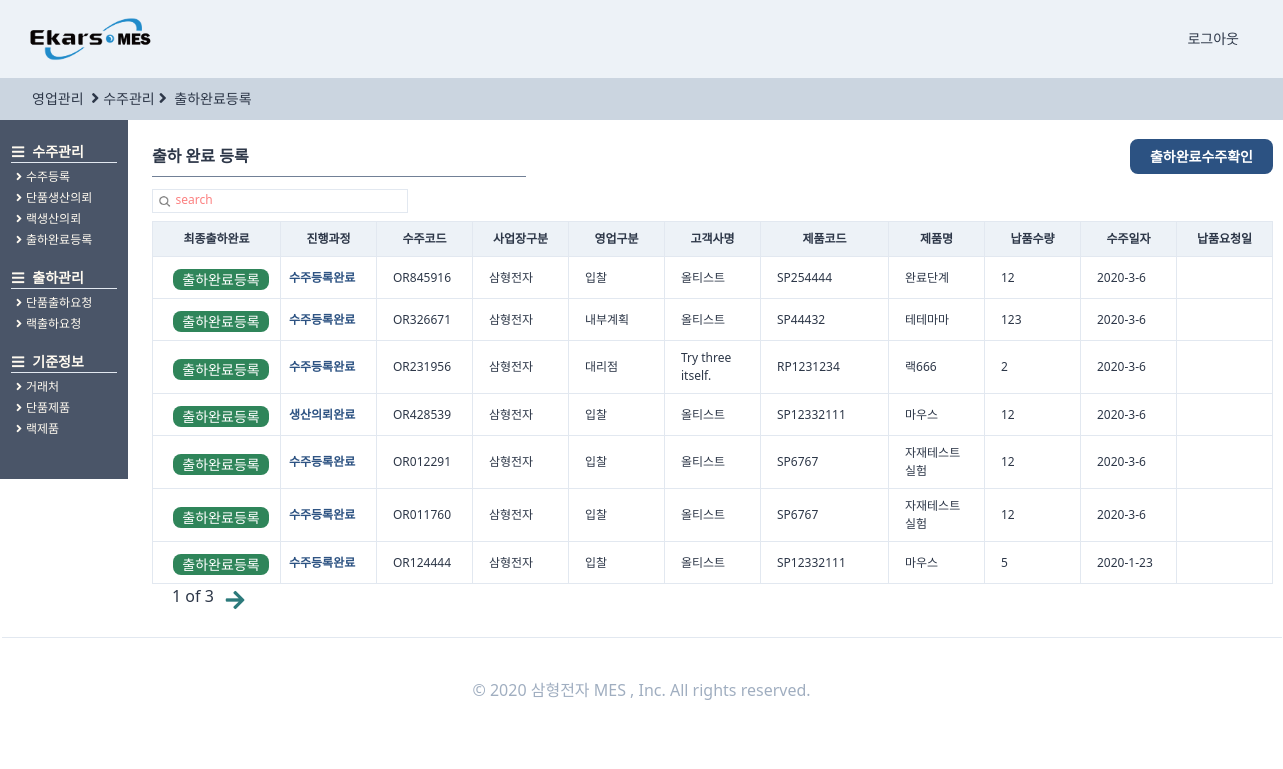
The page /orders/endorder/ (signed in) on the database as committed earlier.
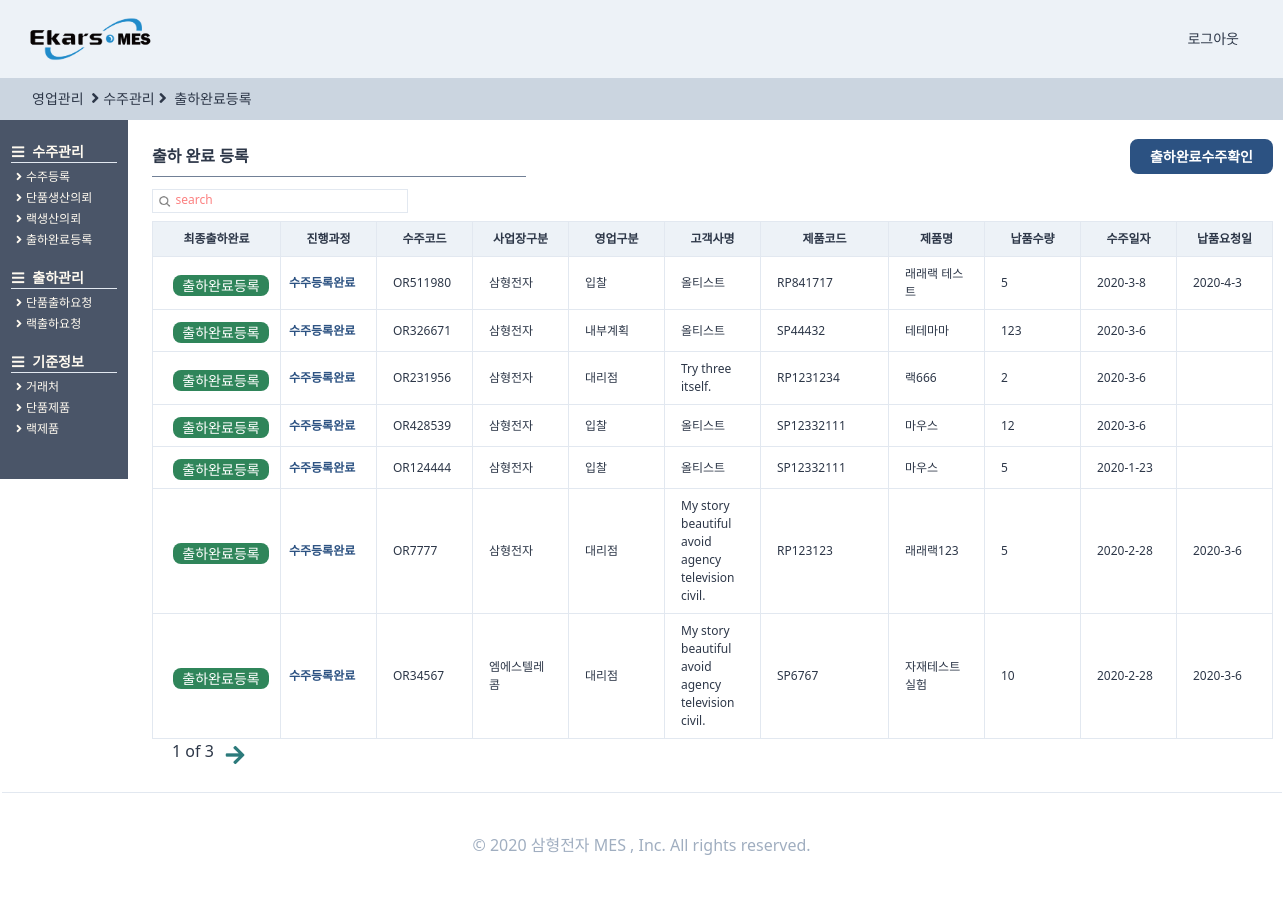
The same page on the database as committed later.
### orders/models.py (models this page shows, shortened)
class OrderRegister(TimeStampedModel):
    입찰 = "입찰"
    대리점 = "대리점"
    AS = "A/S"
    내부계획 = "내부계획"
    영업구분_CHOICES = ((입찰, "입찰"), (대리점, "대리점"), (AS, "A/S"), (내부계획, "내부계획"))
    삼형전자 = "삼형전자"
    엠에스텔레콤 = "엠에스텔레콤"
    사업장구분_CHOICES = (
        (삼형전자, "삼형전자"),
        (엠에스텔레콤, "엠에스텔레콤"),
    )
    출하완료 = "출하완료"
    출하미완료 = "출하미완료"
    출하구분_CHOICES = (
        (출하완료, "출하완료"),
        (출하미완료, "출하미완료"),
    )
    단품 = "단품"
    랙 = "랙"
    제품구분_CHOICES = (
        (단품, "단품"),
        (랙, "랙"),
    )
    랙생산의뢰 = models.ForeignKey(
        "self", related_name="단품생산의뢰", on_delete=models.SET_NULL, null=True, blank=True
    )
    작성자 = models.ForeignKey(
        users_models.User,
        related_name="수주등록",
        on_delete=models.SET_NULL,
        null=True,
        blank=True,
    )
    수주코드 = models.CharField(max_length=50)
    영업구분 = models.CharField(choices=영업구분_CHOICES, max_length=10, blank=True, default=입찰)
    제품구분 = models.CharField(choices=제품구분_CHOICES, max_length=10, blank=True, default=단품)
    사업장구분 = models.CharField(
        choices=사업장구분_CHOICES, max_length=10, blank=True, default=삼형전자
    )
    수주일자 = models.DateField(auto_now=False, auto_now_add=False)
    고객사명 = models.ForeignKey(
        SI_models.CustomerPartner,
        related_name="수주등록",
        on_delete=models.SET_NULL,
        null=True,
        blank=True,
    )
    현장명 = models.CharField(max_length=50)
    납품요청일 = models.DateField(auto_now=False, auto_now_add=False, blank=True, null=True)
    납품수량 = models.IntegerField()
    특이사항 = models.TextField(blank=True)
    단품모델 = models.ForeignKey(
        SI_models.SingleProduct,
        related_name="수주등록",
        on_delete=models.SET_NULL,
        null=True,
        blank=True,
    )
    랙모델 = models.ForeignKey(
        SI_models.RackProduct,
        related_name="수주등록",
        on_delete=models.SET_NULL,
        null=True,
        blank=True,
    )
    출하구분 = models.CharField(
        choices=출하구분_CHOICES, max_length=10, blank=True, default=출하미완료
    )
    class Meta:
        verbose_name = "수주등록"
        verbose_name_plural = "수주등록"
    def process(self):
        try:
            pro = self.생산요청
            try:
                cess = self.생산요청.생산계획.현재공정
                pro = self.생산요청.생산계획.현재공정달성율
                try:
                    pro = self.생산요청.생산계획.작업지시서.작업지시서등록.최종검사
                    try:
                        pro = self.생산요청.생산계획.작업지시서.작업지시서등록.최종검사.최종검사등록
                        return "최종검사완료"
                    except:
                        return "최종검사의뢰완료"
                except:
                    return f"생산중({cess}:{pro})"
            except:
                return "생산의뢰완료"
        except:
            return "수주등록완료"

### StandardInformation/models.py (models this page shows, shortened)
class CustomerPartner(TimeStampedModel):
    고객 = "고객"
    대리점 = "대리점"
    공급처 = "공급처"
    거래처_CHOICES = (
        (고객, "고객"),
        (대리점, "대리점"),
        (공급처, "공급처"),
    )
    고객작성자 = models.ForeignKey(
        "users.User", related_name="고객거래처작성자", on_delete=models.SET_NULL, null=True
    )
    작성일 = models.DateField(auto_now=True, auto_now_add=False)
    거래처구분 = models.CharField(choices=거래처_CHOICES, max_length=4, default=공급처)
    거래처코드 = models.CharField(max_length=50, null=True)
    거래처명 = models.CharField(max_length=70, null=True)
    사업자등록번호 = models.CharField(max_length=50, null=True)
    고객담당자 = models.ForeignKey(
        "users.User", related_name="고객거래처담당자", on_delete=models.SET_NULL, null=True
    )
    연락처 = models.CharField(max_length=50, blank=True)
    이메일 = models.EmailField(max_length=254)
    사업장주소 = models.CharField(max_length=70, blank=True, null=True)
    사업자등록증첨부 = models.FileField(blank=True, null=True)
    특이사항 = models.TextField(blank=True, null=True)
    사용여부 = models.BooleanField(default=False)
    class Meta:
        verbose_name = "고객"
        verbose_name_plural = "고객"
    def __str__(self):
        return self.거래처명

class SingleProduct(TimeStampedModel):
    작성자 = models.ForeignKey(
        "users.User", related_name="단품제품작성자", on_delete=models.SET_NULL, null=True
    )
    작성일 = models.DateField(auto_now=True, auto_now_add=False)
    모델코드 = models.CharField(max_length=80, blank=True)
    모델명 = models.CharField(max_length=30, blank=True)
    규격 = models.CharField(max_length=80, blank=True)
    단위 = models.CharField(max_length=10, blank=True)
    단가 = models.IntegerField(null=True)
    class Meta:
        verbose_name = "단품제품"
        verbose_name_plural = "단품제품"

class RackProduct(TimeStampedModel):
    작성자 = models.ForeignKey(
        "users.User", related_name="랙제품작성자", on_delete=models.SET_NULL, null=True
    )
    작성일 = models.DateField(auto_now=True, auto_now_add=False)
    랙시리얼코드 = models.CharField(max_length=40, blank=True)
    랙모델명 = models.CharField(max_length=60, blank=True)
    규격 = models.CharField(max_length=30, blank=True)
    단위 = models.CharField(max_length=30, blank=True)
    단가 = models.IntegerField(null=True)
    class Meta:
        verbose_name = "랙제품"
        verbose_name_plural = "랙제품"

### orders/views.py (the view, shortened to what this page needs)
# urls.py: path("endorder/", views.endorder, name="endorder"),
def endorder(request):
    user = request.user
    search = request.GET.get("search")
    if search is None:
        order = (
            models.OrderRegister.objects.filter(작성자=user)
            .filter(출하구분="출하미완료")
            .order_by("-created")
        )
        s_bool = False
    pagediv = 7
    totalpage = int(math.ceil(len(order) / pagediv))
    paginator = Paginator(order, pagediv, orphans=0)
    page = request.GET.get("page", "1")
    order = paginator.get_page(page)
    nextpage = int(page) + 1
    previouspage = int(page) - 1
    notsamebool = True
    nonpage = False
    if totalpage == 0:
        nonpage = True
    if int(page) == totalpage:
        notsamebool = False
    if (search is None) or (search == ""):
        search = "search"
    return render(
        request,
        "orders/endorder.html",
        {
            "order": order,
            "search": search,
            "page": page,
            "totalpage": totalpage,
            "notsamebool": notsamebool,
            "nextpage": nextpage,
            "previouspage": previouspage,
            "s_bool": s_bool,
            "nonpage": nonpage,
            "최종검사완료": "최종검사완료",
            "최종검사의뢰완료": "최종검사의뢰완료",
            "수주등록완료": "수주등록완료",
            "생산의뢰완료": "생산의뢰완료",
        },
    )

### templates/orders/endorder.html (shortened to what the changed rows need)
{%extends "orders/ordershome.html"%}
{%load static%}
{%block main_contens%}
<div class="w-11/12 h-full ml-32 -mt-6 font-normal pt-12 flex flex-row">
    <div class="flex flex-col p-6 w-full ">
        <div class="flex ">
            <div class="flew flex-col">
                <table class="table-fixed font-light text-xs w-full">
                    <thead>
                        <tr>
                            <th class="border bg-gray-200 px-2 py-2 w-32">최종출하완료</th>
                            <th class="border bg-gray-200 px-2 py-2 w-24">진행과정</th>
                            <th class="border bg-gray-200 px-4 py-2 w-24">수주코드</th>
                            <th class="border bg-gray-200 px-4 py-2 w-24">사업장구분</th>
                            <th class="border bg-gray-200 px-4 py-2 w-24">영업구분</th>
                            <th class="border bg-gray-200 px-4 py-2 w-24">고객사명</th>
                            <th class="border bg-gray-200 px-4 py-2 w-32">제품코드</th>
                            <th class="border bg-gray-200 px-4 py-2 w-24">제품명</th>
                            <th class="border bg-gray-200 px-4 py-2 w-24">납품수량</th>
                            <th class="border bg-gray-200 px-4 py-2 w-24">수주일자</th>
                            <th class="border bg-gray-200 px-4 py-2 w-24">납품요청일</th>
                        </tr>
                    </thead>
                    <tbody>
                        {%for list in order%}
                        <tr>
                            <td class="border px-2 py-2 font-bold
                            text-blue-800 justify-center">
                                <a href="{%url "orders:endorderforout" list.pk %}">
                                    <div class="btn-link bg-green-700 hover:bg-teal-800 hover:font-bold mt-1 mb-0 ml-3">
                                        출하완료등록
                                    </div>
                                </a>
                            </td>
                            <td class="border px-2 py-2 font-bold
                                    {%if list.process == 수주등록완료%}
                                    text-blue-800
                                    {%endif%}
                                    {%if list.process == 생산의뢰완료%}
                                    text-blue-800
                                    {%endif%}
                                    text-red-700 ">
                                {{list.process}}</td>
                            <td class="border px-4 py-2  hover:text-blue-700 hover:font-bold "><a
                                    href="{%url "orders:orderdetail" list.pk %}">
                                    {{list.수주코드}}</a></td>
                            <td class="border px-4 py-2">{{list.사업장구분}}</td>
                            <td class="border px-4 py-2">{{list.영업구분}}</td>
                            <td class="border px-4 py-2">{{list.고객사명}}</td>
                            {%if list.제품구분 == "단품"%}
                            <td class="border px-4 py-2">{{list.단품모델.모델코드}}</td>
                            <td class="border px-4 py-2">{{list.단품모델.모델명}}</td>
                            {%else%}
                            <td class="border px-4 py-2">{{list.랙모델.랙시리얼코드}}</td>
                            <td class="border px-4 py-2">{{list.랙모델.랙모델명}}</td>
                            {%endif%}
                            <td class="border px-4 py-2">{{list.납품수량}}</td>
                            <td class="border px-4 py-2">
                                {{list.수주일자.year}}-{{list.수주일자.month}}-{{list.수주일자.day}}</td>
                            <td class="border px-4 py-2">
                                {%if list.납품요청일 is None%}
                                {%else%}
                                {{list.납품요청일.year}}-{{list.납품요청일.month}}-{{list.납품요청일.day}}{%endif%}</td>
                        </tr>
                        {%endfor%}
                    </tbody>
                </table>
            </div>
        </div>
    </div>
</div>
</div>
{%endblock main_contens %}

Rows that differ between the two databases and show on the page:
removed OrderRegister: process "수주등록완료", 수주코드 "OR845916", 사업장구분 "삼형전자", 영업구분 "입찰", 고객사명 "올티스트", 단품모델.모델코드 "SP254444", 단품모델.모델명 "완료단계", 납품수량 "12", 수주일자.year "2020", 수주일자.month "3", 수주일자.day "6"
removed OrderRegister: process "수주등록완료", 수주코드 "OR012291", 사업장구분 "삼형전자", 영업구분 "입찰", 고객사명 "올티스트", 단품모델.모델코드 "SP6767", 단품모델.모델명 "자재테스트실험", 납품수량 "12", 수주일자.year "2020", 수주일자.month "3", 수주일자.day "6"
removed OrderRegister: process "수주등록완료", 수주코드 "OR011760", 사업장구분 "삼형전자", 영업구분 "입찰", 고객사명 "올티스트", 단품모델.모델코드 "SP6767", 단품모델.모델명 "자재테스트실험", 납품수량 "12", 수주일자.year "2020", 수주일자.month "3", 수주일자.day "6"
added OrderRegister: process "수주등록완료", 수주코드 "OR511980", 사업장구분 "삼형전자", 영업구분 "입찰", 고객사명 "올티스트", 랙모델.랙시리얼코드 "RP841717", 랙모델.랙모델명 "래래랙 테스트", 납품수량 "5", 수주일자.year "2020", 수주일자.month "3", 수주일자.day "8", 납품요청일.year "2020", 납품요청일.month "4", 납품요청일.day "3"
computed for OrderRegister "OR428539": process "생산의뢰완료" → "수주등록완료"
now on this page (row unchanged): OrderRegister: process "수주등록완료", 수주코드 "OR7777", 사업장구분 "삼형전자", 영업구분 "대리점", 고객사명 "My story beautiful avoid agency television civil.", 랙모델.랙시리얼코드 "RP123123", 랙모델.랙모델명 "래래랙123", 납품수량 "5", 수주일자.year "2020", 수주일자.month "2", 수주일자.day "28", 납품요청일.year "2020", 납품요청일.month "3", 납품요청일.day "6"
now on this page (row unchanged): OrderRegister: process "수주등록완료", 수주코드 "OR34567", 사업장구분 "엠에스텔레콤", 영업구분 "대리점", 고객사명 "My story beautiful avoid agency television civil.", 단품모델.모델코드 "SP6767", 단품모델.모델명 "자재테스트실험", 납품수량 "10", 수주일자.year "2020", 수주일자.month "2", 수주일자.day "28", 납품요청일.year "2020", 납품요청일.month "3", 납품요청일.day "6"
